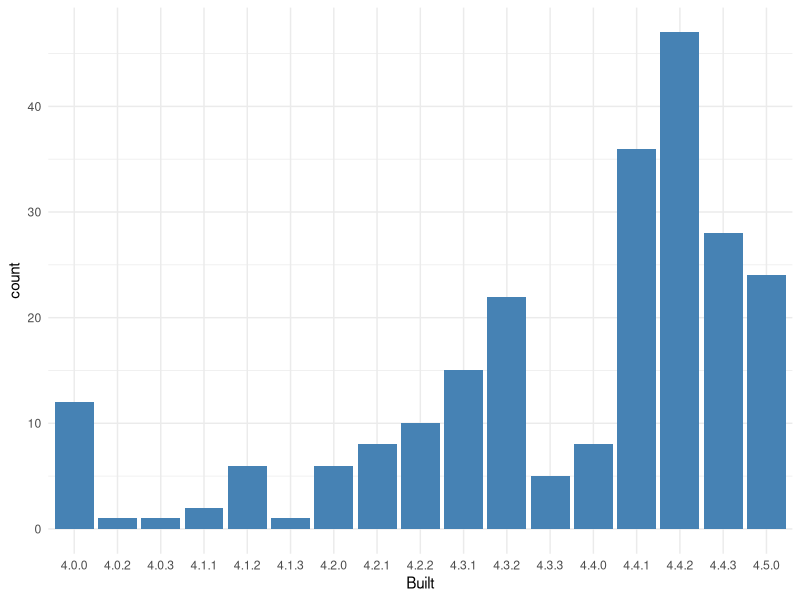
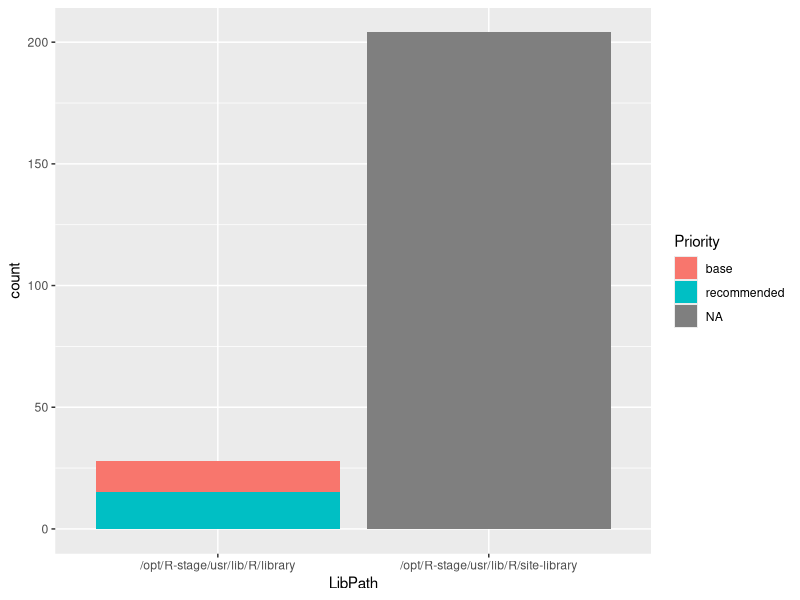

These figures' R source, in order:
#' Which libraries does R search for packages?
.libPaths()
.Library

#' Installed packages
library(tidyverse)
## use installed.packages() to get all installed packages
pg <- as_tibble(installed.packages())

## how many packages?
n_distinct(pg$Package)

#' Exploring the packages

## count some things! inspiration
##   * tabulate by LibPath, Priority, or both
##   * what proportion need compilation?
##   * how break down re: version of R they were built on
print(paste("Number of LibPaths: ", n_distinct(pg$LibPath)))
pg %>% count(Priority)

needscomp <- pg %>% 
  count(NeedsCompilation) %>% 
  mutate(prop = n / sum(n)) %>%
  filter(NeedsCompilation == "yes") %>%
  pull(prop)

print(paste("Proportion of pckgs that need compilation: ", round(needscomp, 3)))

ggplot(pg, aes(x = Built)) +
  geom_bar(fill = "steelblue") +
  theme_minimal()

#' Reflections

## reflect on ^^ and make a few notes to yourself; inspiration
##   * does the number of base + recommended packages make sense to you?
##   * how does the result of .libPaths() relate to the result of .Library?
pg %>%
  count(Priority)

ggplot(pg, aes(x = LibPath, fill = Priority)) +
  geom_bar()

#The result of .libPaths() is ____ from the result of .Library

#' Going further

## if you have time to do more ...

## is every package in .Library either base or recommended?
## study package naming style (all lower case, contains '.', etc
## use `fields` argument to installed.packages() to get more info and use it!

#Not every package is base or recommended, the others are labelled as "NA"





